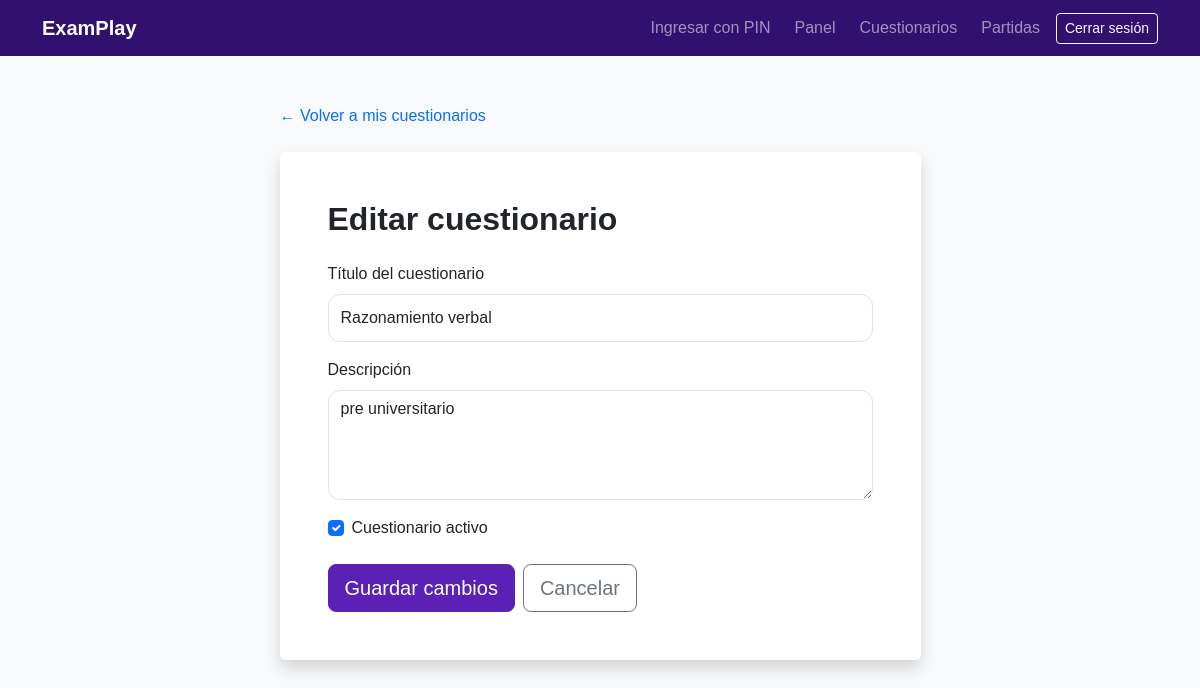
The page /cuestionarios/2/editar/ (signed in) on the database its author committed.
### quizzes/models.py (models this page shows, shortened)
class Quiz(models.Model):
    teacher = models.ForeignKey(
        settings.AUTH_USER_MODEL,
        on_delete=models.CASCADE,
        related_name="quizzes",
        verbose_name="Docente",
    )
    title = models.CharField(
        max_length=200,
        verbose_name="Título",
    )
    description = models.TextField(
        blank=True,
        verbose_name="Descripción",
    )
    is_active = models.BooleanField(
        default=True,
        verbose_name="Activo",
    )
    created_at = models.DateTimeField(
        auto_now_add=True,
        verbose_name="Fecha de creación",
    )
    updated_at = models.DateTimeField(
        auto_now=True,
        verbose_name="Última actualización",
    )
    class Meta:
        ordering = ["-created_at"]
        verbose_name = "Cuestionario"
        verbose_name_plural = "Cuestionarios"

### quizzes/views.py (the view)
# urls.py: path("<int:pk>/editar/", views.quiz_update, name="update"),
@login_required
def quiz_update(request, pk):
    quiz = owned_quiz(request.user, pk)
    form = QuizForm(request.POST or None, instance=quiz)
    if request.method == "POST" and form.is_valid():
        form.save()
        messages.success(request, "El cuestionario fue actualizado correctamente.")
        return redirect("quizzes:detail", pk=quiz.pk)
    return render(request, "quizzes/quiz_form.html", {"form": form, "quiz": quiz, "page_title": "Editar cuestionario", "button_text": "Guardar cambios"})

### quizzes/forms.py
class QuizForm(BootstrapModelForm):
    class Meta:
        model = Quiz
        fields = ["title", "description", "is_active"]
        labels = {"title": "Título del cuestionario", "description": "Descripción", "is_active": "Cuestionario activo"}
        widgets = {
            "title": forms.TextInput(attrs={"placeholder": "Ejemplo: Historia del Perú", "autofocus": True}),
            "description": forms.Textarea(attrs={"placeholder": "Describe brevemente el cuestionario", "rows": 4}),
        }

### quizzes/views.py (called while the page is built)
def owned_quiz(user, pk):
    return get_object_or_404(Quiz, pk=pk, teacher=user)

### templates/quizzes/quiz_form.html (shortened to what this page needs)
{% extends "base.html" %}
{% block content %}
<section class="py-5 bg-light min-vh-100">
    <div class="container">
        <div class="row justify-content-center">
            <div class="col-lg-7">
                <div class="mb-4">
                    <a
                        href="{% url 'quizzes:list' %}"
                        class="text-decoration-none"
                    >
                        ← Volver a mis cuestionarios
                    </a>
                </div>
                <div class="card border-0 shadow">
                    <div class="card-body p-4 p-md-5">
                        <h1 class="h2 fw-bold mb-4">
                            {{ page_title }}
                        </h1>
                        <form method="post" novalidate>
                            <div class="mb-3">
                                <label
                                    for="{{ form.title.id_for_label }}"
                                    class="form-label"
                                >
                                    {{ form.title.label }}
                                </label>
                                {{ form.title }}
                            </div>
                            <div class="mb-3">
                                <label
                                    for="{{ form.description.id_for_label }}"
                                    class="form-label"
                                >
                                    {{ form.description.label }}
                                </label>
                                {{ form.description }}
                            </div>
                            <div class="form-check mb-4">
                                {{ form.is_active }}
                                <label
                                    for="{{ form.is_active.id_for_label }}"
                                    class="form-check-label"
                                >
                                    {{ form.is_active.label }}
                                </label>
                            </div>
                            <div class="d-flex flex-wrap gap-2">
                                <button
                                    type="submit"
                                    class="btn btn-primary btn-lg"
                                >
                                    {{ button_text }}
                                </button>
                                <a
                                    href="{% url 'quizzes:list' %}"
                                    class="btn btn-outline-secondary btn-lg"
                                >
                                    Cancelar
                                </a>
                            </div>
                        </form>
                    </div>
                </div>
            </div>
        </div>
    </div>
</section>
{% endblock %}

### static/css/styles.css (style rules this page uses)
:root { --examplay-primary: #5b21b6; --examplay-secondary: #7c3aed; --examplay-accent: #facc15; --examplay-dark: #111827; --examplay-light: #f9fafb; }
body { min-height: 100vh; margin: 0; background-color: var(--examplay-light); color: var(--examplay-dark); font-family: Arial, Helvetica, sans-serif; }
.form-control { min-height: 48px; border-radius: 0.75rem; }
.btn-primary { --bs-btn-bg: var(--examplay-primary); --bs-btn-border-color: var(--examplay-primary); --bs-btn-hover-bg: #4c1d95; --bs-btn-hover-border-color: #4c1d95; }

### rows shown on the page
Quiz: title "Razonamiento verbal", description "pre universitario", is_active "☑"

### other values the page prints
{{ page_title }} "Editar cuestionario"
{{ button_text }} "Guardar cambios"
